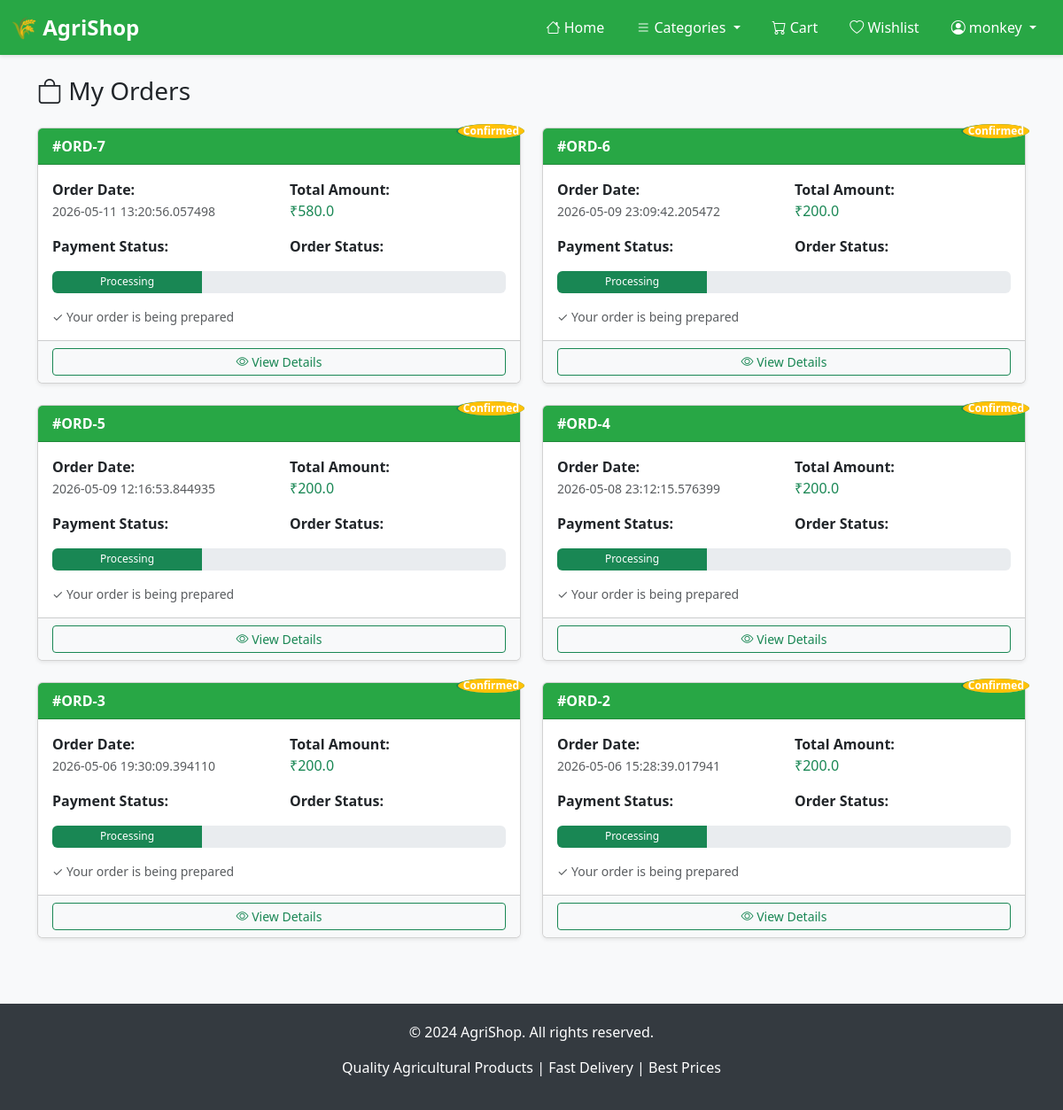
/my-orders (signed in), run on the app's committed database.
### tables this page shows
CREATE TABLE users (
        id INTEGER PRIMARY KEY AUTOINCREMENT,
        username TEXT,
        password TEXT
    , email TEXT, phone TEXT, address TEXT, city TEXT, pincode TEXT, created_at TIMESTAMP);

CREATE TABLE orders (
        id INTEGER PRIMARY KEY AUTOINCREMENT,
        user_id INTEGER,
        total_amount REAL,
        order_date TIMESTAMP,
        status TEXT,
        payment_status TEXT,
        payment_id TEXT,
        FOREIGN KEY (user_id) REFERENCES users (id)
    );

### app.py (the view)
@app.route('/my-orders')
def my_orders():
    if "user" not in session:
        return redirect(url_for("login"))
    conn = sqlite3.connect("database.db")
    cursor = conn.cursor()
    cursor.execute("SELECT id FROM users WHERE username=?", (session["user"],))
    user = cursor.fetchone()
    cursor.execute("""
        SELECT * FROM orders WHERE user_id=?
        ORDER BY order_date DESC
    """, (user[0],))
    orders = cursor.fetchall()
    conn.close()
    return render_template("my_orders.html", orders=orders)

### templates/my_orders.html (shortened to what this page needs)
{% extends "base.html" %}
{% block content %}
<h3 class="mb-4"><i class="bi bi-bag"></i> My Orders</h3>
{% if orders %}
    <div class="row">
        {% for order in orders %}
        <div class="col-md-6 mb-4">
            <div class="card h-100 shadow-sm">
                <div class="card-header" style="background-color: {% if order[4] == 'Confirmed' %}#28a745{% elif order[4] == 'Shipped' %}#0dcaf0{% elif order[4] == 'Delivered' %}#198754{% else %}#ffc107{% endif %}; color: white;">
                    <div class="d-flex justify-content-between align-items-center">
                        <strong>#ORD-{{ order[0] }}</strong>
                        <span class="badge bg-light text-dark">{{ order[4] }}</span>
                    </div>
                </div>
                <div class="card-body">
                    <div class="row mb-3">
                        <div class="col-md-6">
                            <strong>Order Date:</strong><br>
                            <small class="text-muted">{{ order[3] }}</small>
                        </div>
                        <div class="col-md-6">
                            <strong>Total Amount:</strong><br>
                            <span class="text-success fs-6">₹{{ order[2] }}</span>
                        </div>
                    </div>
                    <div class="row mb-3">
                        <div class="col-md-6">
                            <strong>Payment Status:</strong><br>
                            <span class="badge {% if order[5] == 'Completed' %}bg-success{% else %}bg-warning{% endif %}">{{ order[5] }}</span>
                        </div>
                        <div class="col-md-6">
                            <strong>Order Status:</strong><br>
                            <span class="badge {% if order[4] == 'Delivered' %}bg-success{% elif order[4] == 'Shipped' %}bg-info{% else %}bg-warning{% endif %}">{{ order[4] }}</span>
                        </div>
                    </div>
                    <div class="mb-3">
                        <div class="progress" style="height: 25px;">
                            <div class="progress-bar bg-success" role="progressbar"
                                style="width: {% if order[4] == 'Delivered' %}100{% elif order[4] == 'Shipped' %}66{% elif order[4] == 'Confirmed' %}33{% else %}10{% endif %}%;"
                                aria-valuenow="70" aria-valuemin="0" aria-valuemax="100">
                                {% if order[4] == 'Delivered' %}Delivered
                                {% elif order[4] == 'Shipped' %}In Transit
                                {% elif order[4] == 'Confirmed' %}Processing
                                {% else %}Pending
                                {% endif %}
                            </div>
                        </div>
                    </div>
                    <p class="mb-0 text-muted small">
                        {% if order[4] == 'Delivered' %}
                            ✓ Your order has been delivered
                        {% elif order[4] == 'Shipped' %}
                            ✓ Your order is on its way
                        {% elif order[4] == 'Confirmed' %}
                            ✓ Your order is being prepared
                        {% else %}
                            ⏳ Waiting for payment confirmation
                        {% endif %}
                    </p>
                </div>
                <div class="card-footer bg-light">
                    <a href="/order/{{ order[0] }}" class="btn btn-sm btn-outline-success w-100">
                        <i class="bi bi-eye"></i> View Details
                    </a>
                </div>
            </div>
        </div>
        {% endfor %}
    </div>
{% endif %}
{% endblock %}

### templates/base.html (shortened to what this page needs)
<!DOCTYPE html>
<html>
<head>
    <link href="https://cdn.jsdelivr.net/npm/bootstrap@5.3.0/dist/css/bootstrap.min.css" rel="stylesheet">
    <link href="https://cdn.jsdelivr.net/npm/bootstrap-icons@1.10.0/font/bootstrap-icons.css" rel="stylesheet">
</head>
<body>
<nav class="navbar navbar-expand-lg navbar-dark">
    <div class="container-fluid">
        <a class="navbar-brand" href="/">🌾 AgriShop</a>
        <div class="collapse navbar-collapse" id="navbarNav">
            <ul class="navbar-nav ms-auto">
                <li class="nav-item">
                    <a class="nav-link" href="/">
                        <i class="bi bi-house"></i> Home
                    </a>
                </li>
                <li class="nav-item dropdown">
                    <a class="nav-link dropdown-toggle" href="#" id="categoriesDropdown" role="button" data-bs-toggle="dropdown">
                        <i class="bi bi-list"></i> Categories
                    </a>
                </li>
                <li class="nav-item">
                    <a class="nav-link position-relative" href="/cart">
                        <i class="bi bi-cart"></i> Cart
                        {% set cart_count = session.get('cart', {})|length %}
                    </a>
                </li>
                {% if session.get('user') %}
                    <li class="nav-item">
                        <a class="nav-link" href="/wishlist">
                            <i class="bi bi-heart"></i> Wishlist
                        </a>
                    </li>
                    <li class="nav-item dropdown">
                        <a class="nav-link dropdown-toggle" href="#" id="userDropdown" role="button" data-bs-toggle="dropdown">
                            <i class="bi bi-person-circle"></i> {{ session.get('user') }}
                        </a>
                    </li>
                {% endif %}
            </ul>
        </div>
    </div>
</nav>
<div class="container mt-4 mb-5">
    {% block content %}{% endblock %}
</div>
<footer class="text-center">
    <div class="container">
        <p>&copy; 2024 AgriShop. All rights reserved.</p>
        <p>Quality Agricultural Products | Fast Delivery | Best Prices</p>
    </div>
</footer>
</body>
</html>

### templates/base.html (style rules this page uses)
body { background-color: #f8f9fa; }
.navbar { background-color: #28a745 !important; box-shadow: 0 2px 4px rgba(0,0,0,0.1); }
.navbar-brand { font-size: 1.5rem; font-weight: bold; }
.nav-link { color: white !important; margin: 0 10px; transition: opacity 0.3s; }
.badge { position: absolute; top: -5px; right: -5px; background-color: #dc3545; color: white; border-radius: 50%; padding: 2px 6px; font-size: 12px; }
footer { background-color: #343a40; color: white; padding: 20px 0; margin-top: 50px; }

### data on the page
users: get "monkey"
orders: id "7", order_date "2026-05-11 13:20:56.057498", total_amount "580.0", status "Confirmed", shows "Processing", shows "✓ Your order is being prepared"
orders: id "6", order_date "2026-05-09 23:09:42.205472", total_amount "200.0", status "Confirmed", shows "Processing", shows "✓ Your order is being prepared"
orders: id "5", order_date "2026-05-09 12:16:53.844935", total_amount "200.0", status "Confirmed", shows "Processing", shows "✓ Your order is being prepared"
orders: id "4", order_date "2026-05-08 23:12:15.576399", total_amount "200.0", status "Confirmed", shows "Processing", shows "✓ Your order is being prepared"
orders: id "3", order_date "2026-05-06 19:30:09.394110", total_amount "200.0", status "Confirmed", shows "Processing", shows "✓ Your order is being prepared"
orders: id "2", order_date "2026-05-06 15:28:39.017941", total_amount "200.0", status "Confirmed", shows "Processing", shows "✓ Your order is being prepared"
